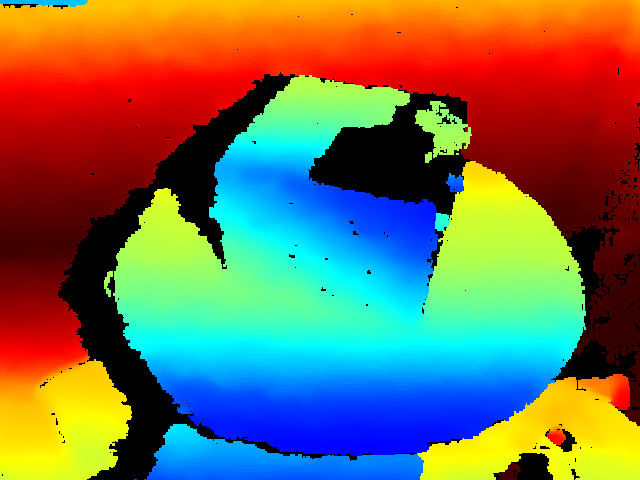
#> input picture DATA/cube/2_depth.png, 640 x 480 px, found by its file name
$ python fillHoles.py
#> lines starting #> are read from the running program, lines starting #| are printed output that depends on the picture
#> in main, depthImage is the input picture: shape (480, 640, 3); mean B, G, R 83.5, 111.8, 117.2
import numpy as np
import argparse
import cv2
from PIL import Image
from matplotlib import cm
import os

def fill_holes(depthImage):
    h,w,d = depthImage.shape
#> h = 480; w = 640; d = 3
    mask = np.empty([h, w], np.int8)
    for i in range(1,h-1):
        for j in range(1,w-1):
            #print("%s%s%s" % (depthImage[i,j,0], depthImage[i,j,1], depthImage[i,j,2]))
            if ("%s%s%s" % (depthImage[i,j,0], depthImage[i,j,1], depthImage[i,j,2])) == str('000'):
                mask[i, j] = np.int8(1)
                #print("400!!!!!")
            else:
                mask[i, j] = np.int8(0)
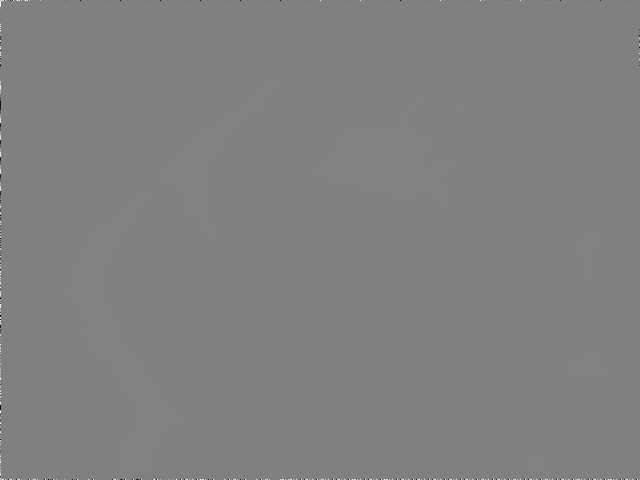
#> mask: shape (480, 640) int8; min -128, max 127, mean 0.2; drawn with min black and max white
                #print('0 was saved yo')
    cv2.imwrite("temp.bmp", mask)
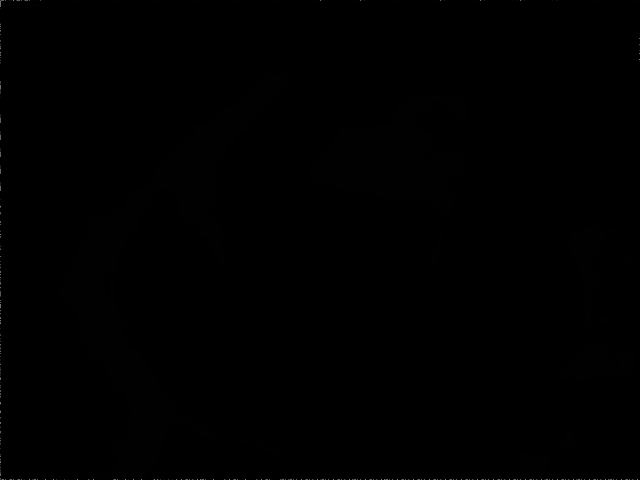
#> saved as temp.bmp: shape (480, 640); min 0, max 127, mean 0.2
    mask2 = cv2.imread("temp.bmp", cv2.IMREAD_GRAYSCALE)
    # cv2.imshow("bfshbf", mask2)
    # cv2.waitKey(0)
    os.remove("temp.bmp")
    print("File Removed!")
    #print(mask[1, 2].bit_length())
    return cv2.inpaint(depthImage, mask2, 3, cv2.INPAINT_TELEA)
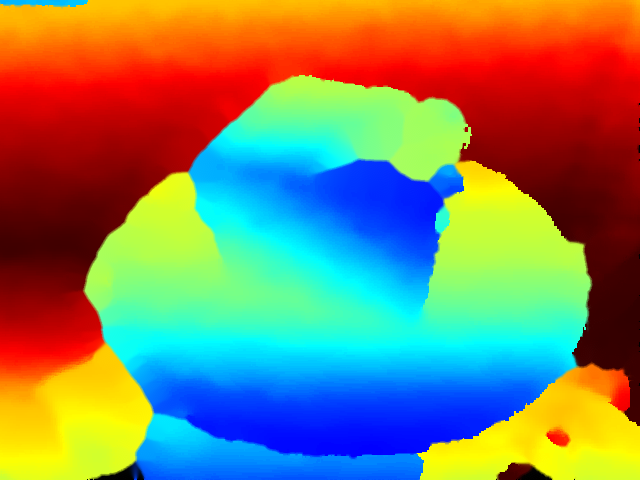
#> returned value: shape (480, 640, 3); mean of channels 0, 1, 2 96.7, 129.5, 131; drawn as B, G, R


def main():
    depthImagePath = "C:\\Users\\Jared\\Documents\\ECTE458\\3D-LV\\Datasets\\test7\\2_depth.png"
    #fill depth holes
    depthImage = cv2.imread(depthImagePath)
    image = fill_holes(depthImage)
    cv2.imshow("bfshbf", image)
    cv2.waitKey(0)

if __name__ == "__main__":
    main()

$ run again, with DATA/cube/10_depth.png copied over DATA/cube/2_depth.png
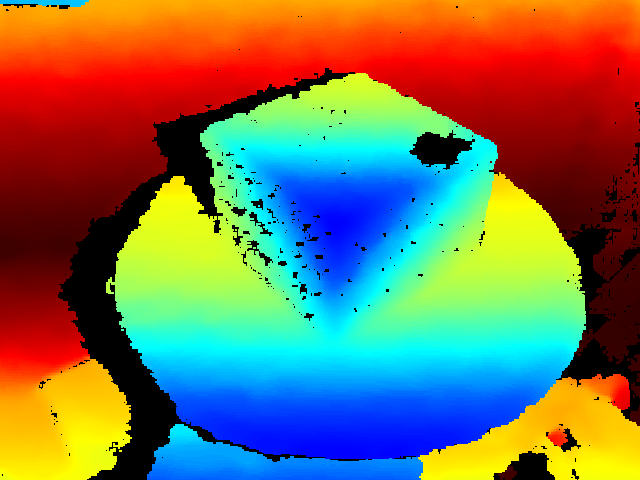
#> input picture DATA/cube/10_depth.png, 640 x 480 px, found by its file name
#> in main, depthImage is the input picture: shape (480, 640, 3); mean B, G, R 86.1, 115.6, 121.2
#> in fill_holes, `return cv2.inpaint(depthImage, mask2, 3, cv2.INPAINT_TELEA)`:
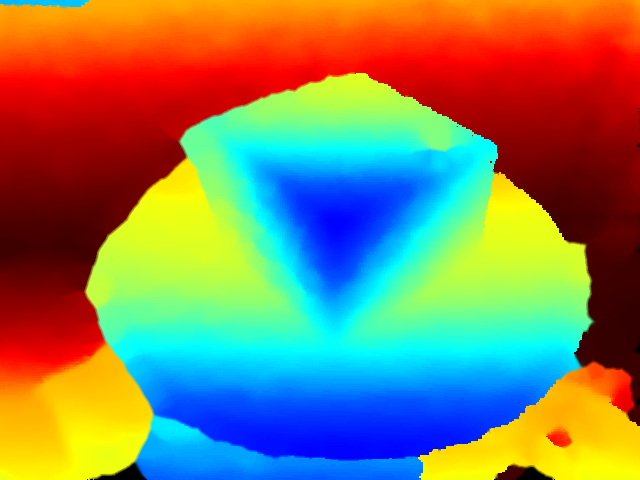
#> returned value: shape (480, 640, 3); mean of channels 0, 1, 2 93.2, 128.3, 133.1; drawn as B, G, R
